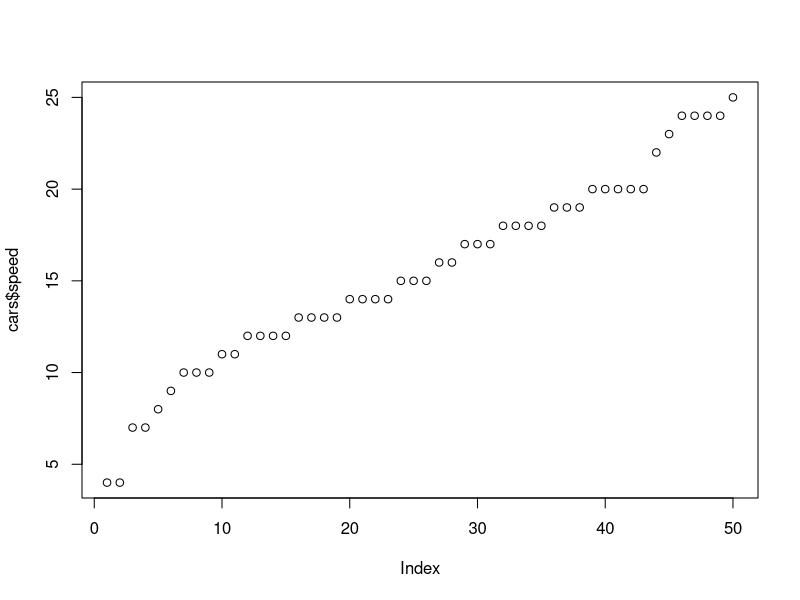

The R source for this figure:
## ---- chunk 1

# install.packages('devtools')

# if (!require('RWordPress')) {
#   devtools::install_github(c("duncantl/XMLRPC", "duncantl/RWordPress"))
# }
# 
# if(!require('knitr')){
#   install.packages('knitr')  
# }


## ---- chunk 2
# options(WordpressLogin = c(datalamppost = 'rlabtest'),
#        WordpressURL = 'http://www.datalamppost.altervista.org/xmlrpc.php')
## ---- chunk 3
# setwd()
# knit2wp('Rmd-to-Wordpress-addin.Rmd', 
#         title = 'Rmd to WordPress Addin',
#         action = "newPost",
#         publish = F)
## ---- chunk 4
# knit2wp('Rmd-to-Wordpress-addin.Rmd', 
#         title = 'Rmd to WordPress Addin',
#         action = "editPost",
#         postid = 538,
#         publish = F)
## ---- chunk 5
plot(cars$speed)

